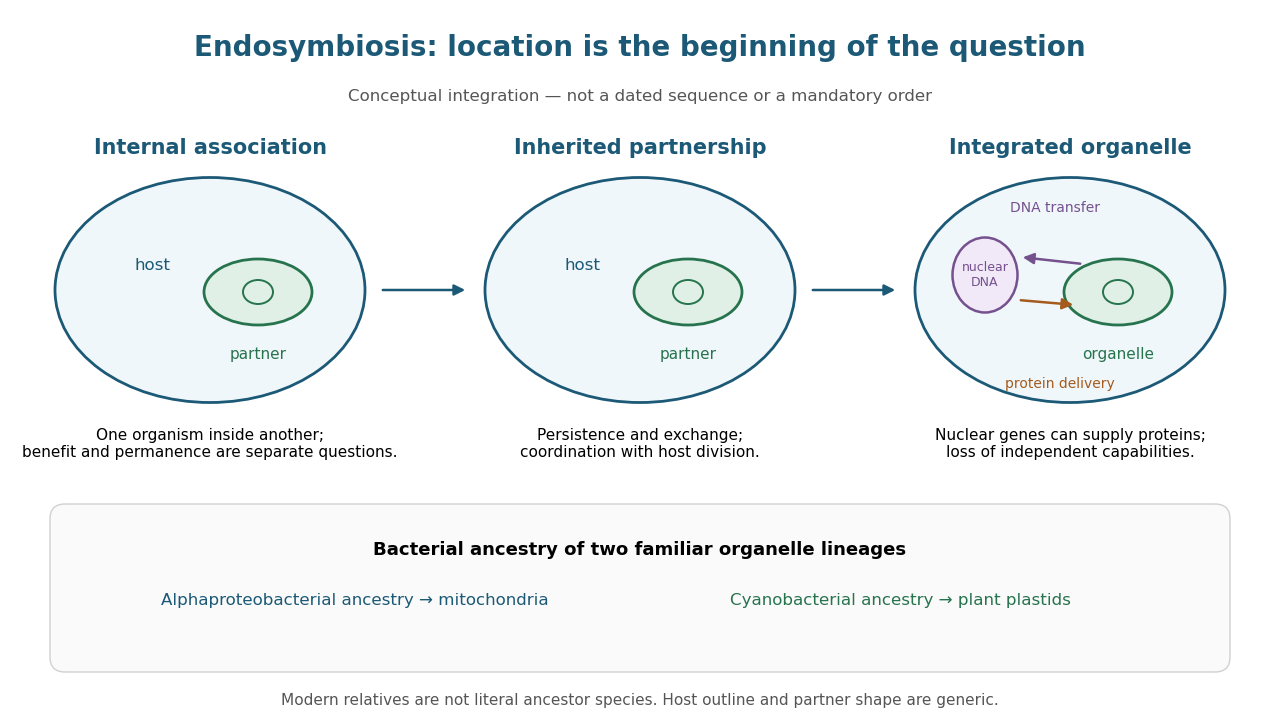

Write the Python code that produced this figure.
"""Original conceptual schematic; Python 3.14, matplotlib 3.10.7.

Run from _media; output goes to the working directory, with this script's stem.
No sizes, rates, historical dates or ancestral host morphology are inferred.
"""
from pathlib import Path

import matplotlib.pyplot as plt
from matplotlib.patches import Ellipse, FancyArrowPatch, FancyBboxPatch

BLUE = '#1b5976'
GREEN = '#26734d'
PURPLE = '#75518d'
ORANGE = '#a45b1d'
plt.rcParams.update({'font.family': 'DejaVu Sans', 'font.size': 12})
fig, ax = plt.subplots(figsize=(12.8, 7.2), dpi=100)
fig.patch.set_facecolor('white')
ax.set(xlim=(0, 12.8), ylim=(0, 7.2))
ax.axis('off')


def text(x, y, value, size=12, **kwargs):
    return ax.text(x, y, value, ha='center', va='center', fontsize=size, **kwargs)


def arrow(start, end, color=BLUE, style='-|>', **kwargs):
    ax.add_patch(FancyArrowPatch(start, end, arrowstyle=style,
                                mutation_scale=16, linewidth=1.8,
                                color=color, **kwargs))


def cell(x, integrated=False):
    ax.add_patch(Ellipse((x, 4.30), 3.1, 2.25, facecolor='#f0f7fb',
                        edgecolor=BLUE, linewidth=2))
    # Generic internal partner: shape is neither a phylogeny nor a micrograph.
    ax.add_patch(Ellipse((x + 0.48, 4.28), 1.08, 0.66,
                        facecolor='#e0f0e6', edgecolor=GREEN, linewidth=2))
    ax.add_patch(Ellipse((x + 0.48, 4.28), 0.30, 0.24,
                        facecolor='none', edgecolor=GREEN, linewidth=1.4))
    text(x + 0.48, 3.65, 'organelle' if integrated else 'partner', 11,
         color=GREEN)
    if integrated:
        ax.add_patch(Ellipse((x - 0.85, 4.45), 0.65, 0.75,
                            facecolor='#f1e9f7', edgecolor=PURPLE, linewidth=1.8))
        text(x - 0.85, 4.45, 'nuclear\nDNA', 9, color=PURPLE)
        arrow((x + 0.13, 4.56), (x - 0.50, 4.63), PURPLE)
        text(x - 0.15, 5.12, 'DNA transfer', 10, color=PURPLE)
        arrow((x - 0.52, 4.20), (x + 0.06, 4.15), ORANGE)
        text(x - 0.10, 3.36, 'protein delivery', 10, color=ORANGE)
    else:
        text(x - 0.58, 4.55, 'host', 12, color=BLUE)


text(6.4, 6.72, 'Endosymbiosis: location is the beginning of the question', 20,
     weight='bold', color=BLUE)
text(6.4, 6.23, 'Conceptual integration — not a dated sequence or a mandatory order', 12,
     color='#555555')
for x, title, detail, integrated in [
    (2.1, 'Internal association', 'One organism inside another;\nbenefit and permanence are separate questions.', False),
    (6.4, 'Inherited partnership', 'Persistence and exchange;\ncoordination with host division.', False),
    (10.7, 'Integrated organelle', 'Nuclear genes can supply proteins;\nloss of independent capabilities.', True),
]:
    text(x, 5.72, title, 15, weight='bold', color=BLUE)
    cell(x, integrated)
    text(x, 2.76, detail, 11)
arrow((3.80, 4.30), (4.68, 4.30))
arrow((8.10, 4.30), (8.98, 4.30))
ax.add_patch(FancyBboxPatch((0.65, 0.63), 11.5, 1.38,
                          boxstyle='round,pad=0.15', facecolor='#fafafa',
                          edgecolor='#d1d1d1', linewidth=1))
text(6.4, 1.70, 'Bacterial ancestry of two familiar organelle lineages', 13,
     weight='bold')
text(3.55, 1.20, 'Alphaproteobacterial ancestry → mitochondria', 12, color=BLUE)
text(9.00, 1.20, 'Cyanobacterial ancestry → plant plastids', 12, color=GREEN)
text(6.4, 0.20, 'Modern relatives are not literal ancestor species. Host outline and partner shape are generic.', 11,
     color='#555555')
fig.subplots_adjust(left=0, right=1, top=1, bottom=0)
fig.savefig(Path.cwd() / f'{Path(__file__).stem}.png', facecolor='white')
plt.close(fig)
